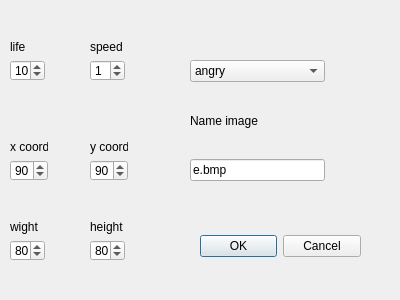
<?xml version="1.0" encoding="UTF-8"?>
<ui version="4.0">
 <class>Dialog</class>
 <widget class="QDialog" name="Dialog">
  <property name="geometry">
   <rect>
    <x>0</x>
    <y>0</y>
    <width>400</width>
    <height>300</height>
   </rect>
  </property>
  <property name="windowTitle">
   <string>Dialog</string>
  </property>
  <widget class="QDialogButtonBox" name="buttonBox">
   <property name="geometry">
    <rect>
     <x>200</x>
     <y>230</y>
     <width>161</width>
     <height>32</height>
    </rect>
   </property>
   <property name="orientation">
    <enum>Qt::Horizontal</enum>
   </property>
   <property name="standardButtons">
    <set>QDialogButtonBox::Cancel|QDialogButtonBox::Ok</set>
   </property>
  </widget>
  <widget class="QWidget" name="">
   <property name="geometry">
    <rect>
     <x>10</x>
     <y>40</y>
     <width>35</width>
     <height>41</height>
    </rect>
   </property>
   <layout class="QVBoxLayout" name="verticalLayout">
    <item>
     <widget class="QLabel" name="label">
      <property name="text">
       <string>life</string>
      </property>
     </widget>
    </item>
    <item>
     <widget class="QSpinBox" name="spinBox">
      <property name="value">
       <number>10</number>
      </property>
     </widget>
    </item>
   </layout>
  </widget>
  <widget class="QWidget" name="">
   <property name="geometry">
    <rect>
     <x>90</x>
     <y>40</y>
     <width>35</width>
     <height>41</height>
    </rect>
   </property>
   <layout class="QVBoxLayout" name="verticalLayout_2">
    <item>
     <widget class="QLabel" name="label_2">
      <property name="text">
       <string>speed</string>
      </property>
     </widget>
    </item>
    <item>
     <widget class="QSpinBox" name="spinBox_2">
      <property name="value">
       <number>1</number>
      </property>
     </widget>
    </item>
   </layout>
  </widget>
  <widget class="QWidget" name="">
   <property name="geometry">
    <rect>
     <x>10</x>
     <y>140</y>
     <width>38</width>
     <height>41</height>
    </rect>
   </property>
   <layout class="QVBoxLayout" name="verticalLayout_3">
    <item>
     <widget class="QLabel" name="label_3">
      <property name="text">
       <string>x coord</string>
      </property>
     </widget>
    </item>
    <item>
     <widget class="QSpinBox" name="spinBox_3">
      <property name="value">
       <number>90</number>
      </property>
     </widget>
    </item>
   </layout>
  </widget>
  <widget class="QWidget" name="">
   <property name="geometry">
    <rect>
     <x>90</x>
     <y>140</y>
     <width>38</width>
     <height>41</height>
    </rect>
   </property>
   <layout class="QVBoxLayout" name="verticalLayout_4">
    <item>
     <widget class="QLabel" name="label_4">
      <property name="text">
       <string>y coord</string>
      </property>
     </widget>
    </item>
    <item>
     <widget class="QSpinBox" name="spinBox_4">
      <property name="value">
       <number>90</number>
      </property>
     </widget>
    </item>
   </layout>
  </widget>
  <widget class="QWidget" name="">
   <property name="geometry">
    <rect>
     <x>10</x>
     <y>220</y>
     <width>35</width>
     <height>41</height>
    </rect>
   </property>
   <layout class="QVBoxLayout" name="verticalLayout_5">
    <item>
     <widget class="QLabel" name="label_5">
      <property name="text">
       <string>wight</string>
      </property>
     </widget>
    </item>
    <item>
     <widget class="QSpinBox" name="spinBox_5">
      <property name="value">
       <number>80</number>
      </property>
     </widget>
    </item>
   </layout>
  </widget>
  <widget class="QWidget" name="">
   <property name="geometry">
    <rect>
     <x>90</x>
     <y>220</y>
     <width>35</width>
     <height>41</height>
    </rect>
   </property>
   <layout class="QVBoxLayout" name="verticalLayout_6">
    <item>
     <widget class="QLabel" name="label_6">
      <property name="text">
       <string>height</string>
      </property>
     </widget>
    </item>
    <item>
     <widget class="QSpinBox" name="spinBox_6">
      <property name="value">
       <number>80</number>
      </property>
     </widget>
    </item>
   </layout>
  </widget>
  <widget class="QWidget" name="">
   <property name="geometry">
    <rect>
     <x>190</x>
     <y>60</y>
     <width>135</width>
     <height>121</height>
    </rect>
   </property>
   <layout class="QVBoxLayout" name="verticalLayout_7">
    <item>
     <widget class="QComboBox" name="comboBox">
      <item>
       <property name="text">
        <string>angry</string>
       </property>
      </item>
      <item>
       <property name="text">
        <string>blind</string>
       </property>
      </item>
     </widget>
    </item>
    <item>
     <widget class="QLabel" name="label_7">
      <property name="text">
       <string>Name image</string>
      </property>
     </widget>
    </item>
    <item>
     <widget class="QLineEdit" name="lineEdit">
      <property name="text">
       <string>e.bmp</string>
      </property>
     </widget>
    </item>
   </layout>
  </widget>
 </widget>
 <resources/>
 <connections>
  <connection>
   <sender>buttonBox</sender>
   <signal>accepted()</signal>
   <receiver>Dialog</receiver>
   <slot>accept()</slot>
   <hints>
    <hint type="sourcelabel">
     <x>248</x>
     <y>254</y>
    </hint>
    <hint type="destinationlabel">
     <x>157</x>
     <y>274</y>
    </hint>
   </hints>
  </connection>
  <connection>
   <sender>buttonBox</sender>
   <signal>rejected()</signal>
   <receiver>Dialog</receiver>
   <slot>reject()</slot>
   <hints>
    <hint type="sourcelabel">
     <x>316</x>
     <y>260</y>
    </hint>
    <hint type="destinationlabel">
     <x>286</x>
     <y>274</y>
    </hint>
   </hints>
  </connection>
  <connection>
   <sender>spinBox</sender>
   <signal>valueChanged(int)</signal>
   <receiver>Dialog</receiver>
   <slot>slotmlife(int)</slot>
   <hints>
    <hint type="sourcelabel">
     <x>47</x>
     <y>65</y>
    </hint>
    <hint type="destinationlabel">
     <x>72</x>
     <y>127</y>
    </hint>
   </hints>
  </connection>
  <connection>
   <sender>spinBox_2</sender>
   <signal>valueChanged(int)</signal>
   <receiver>Dialog</receiver>
   <slot>slotmspeed(int)</slot>
   <hints>
    <hint type="sourcelabel">
     <x>114</x>
     <y>75</y>
    </hint>
    <hint type="destinationlabel">
     <x>120</x>
     <y>100</y>
    </hint>
   </hints>
  </connection>
  <connection>
   <sender>spinBox_3</sender>
   <signal>valueChanged(int)</signal>
   <receiver>Dialog</receiver>
   <slot>slotmx(int)</slot>
   <hints>
    <hint type="sourcelabel">
     <x>25</x>
     <y>170</y>
    </hint>
    <hint type="destinationlabel">
     <x>31</x>
     <y>200</y>
    </hint>
   </hints>
  </connection>
  <connection>
   <sender>spinBox_4</sender>
   <signal>valueChanged(int)</signal>
   <receiver>Dialog</receiver>
   <slot>slotmy(int)</slot>
   <hints>
    <hint type="sourcelabel">
     <x>110</x>
     <y>170</y>
    </hint>
    <hint type="destinationlabel">
     <x>119</x>
     <y>199</y>
    </hint>
   </hints>
  </connection>
  <connection>
   <sender>spinBox_6</sender>
   <signal>valueChanged(int)</signal>
   <receiver>Dialog</receiver>
   <slot>slotmh(int)</slot>
   <hints>
    <hint type="sourcelabel">
     <x>99</x>
     <y>241</y>
    </hint>
    <hint type="destinationlabel">
     <x>88</x>
     <y>219</y>
    </hint>
   </hints>
  </connection>
  <connection>
   <sender>spinBox_5</sender>
   <signal>valueChanged(int)</signal>
   <receiver>Dialog</receiver>
   <slot>slotmw(int)</slot>
   <hints>
    <hint type="sourcelabel">
     <x>17</x>
     <y>250</y>
    </hint>
    <hint type="destinationlabel">
     <x>8</x>
     <y>214</y>
    </hint>
   </hints>
  </connection>
  <connection>
   <sender>lineEdit</sender>
   <signal>textChanged(QString)</signal>
   <receiver>Dialog</receiver>
   <slot>slotmpix(QString)</slot>
   <hints>
    <hint type="sourcelabel">
     <x>243</x>
     <y>165</y>
    </hint>
    <hint type="destinationlabel">
     <x>250</x>
     <y>126</y>
    </hint>
   </hints>
  </connection>
  <connection>
   <sender>buttonBox</sender>
   <signal>accepted()</signal>
   <receiver>Dialog</receiver>
   <slot>slota()</slot>
   <hints>
    <hint type="sourcelabel">
     <x>226</x>
     <y>255</y>
    </hint>
    <hint type="destinationlabel">
     <x>281</x>
     <y>218</y>
    </hint>
   </hints>
  </connection>
  <connection>
   <sender>buttonBox</sender>
   <signal>rejected()</signal>
   <receiver>Dialog</receiver>
   <slot>slotr()</slot>
   <hints>
    <hint type="sourcelabel">
     <x>354</x>
     <y>254</y>
    </hint>
    <hint type="destinationlabel">
     <x>352</x>
     <y>181</y>
    </hint>
   </hints>
  </connection>
  <connection>
   <sender>comboBox</sender>
   <signal>currentIndexChanged(int)</signal>
   <receiver>Dialog</receiver>
   <slot>slotbeh(int)</slot>
   <hints>
    <hint type="sourcelabel">
     <x>272</x>
     <y>71</y>
    </hint>
    <hint type="destinationlabel">
     <x>323</x>
     <y>76</y>
    </hint>
   </hints>
  </connection>
 </connections>
 <slots>
  <slot>slotmlife(int)</slot>
  <slot>slotmspeed(int)</slot>
  <slot>slotmx(int)</slot>
  <slot>slotmy(int)</slot>
  <slot>slotmh(int)</slot>
  <slot>slotmw(int)</slot>
  <slot>slotmpix(QString)</slot>
  <slot>slota()</slot>
  <slot>slotr()</slot>
  <slot>slotbeh(int)</slot>
 </slots>
</ui>
